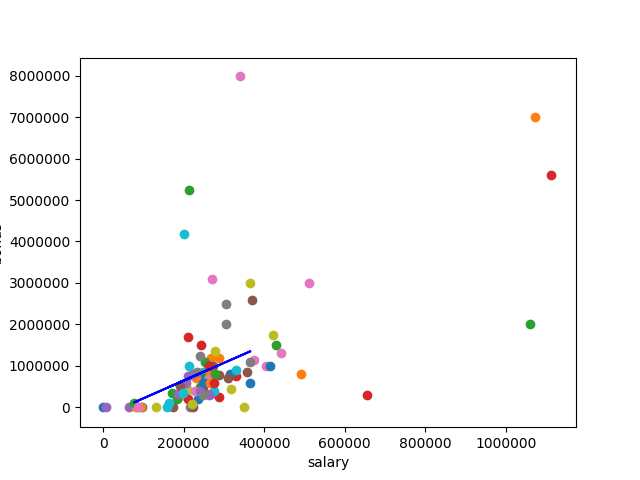

This figure's Python source:
#!/usr/bin/python

import pickle
import sys
import matplotlib.pyplot as plt

sys.path.append("../tools/")
from feature_format import featureFormat, targetFeatureSplit

### read in data dictionary, convert to numpy array
data_dict = pickle.load( open("../final_project/final_project_dataset.pkl", "rb"))

### Outlier 인 Total 제거하고 시작
data_dict.pop('TOTAL',0)

features = ["salary", "bonus"]
data = featureFormat(data_dict, features)
salaries, bonuses = [], []

### your code below
for point in data:
    salary = point[0]
    bonus = point[1]
    salaries += [salary]
    bonuses += [bonus]
    plt.scatter(salary, bonus)

from sklearn.linear_model import LinearRegression
import numpy

salaries = numpy.reshape( numpy.array(salaries), (len(salaries), 1))
bonuses  = numpy.reshape( numpy.array(bonuses), (len(bonuses), 1))

from sklearn.model_selection import train_test_split
salaries_train, salaries_test, bonuses_train, bonuses_test = train_test_split(salaries, bonuses, test_size=0.1, random_state=42)

reg = LinearRegression()
reg.fit(salaries_train, bonuses_train)

plt.plot(salaries_test, reg.predict(salaries_test), color="b")
print('Score - ', reg.score(salaries_test, bonuses_test))

plt.xlabel("salary")
plt.ylabel("bonus")
plt.savefig('enron_outliers.png')

# We would argue that there’s 4 more outliers to investigate; let's look at a couple of them. Two people made bonuses of at least 5 million dollars, and a salary of over 1 million dollars; in other words, they made out like bandits. What are the names associated with those points?
sal_names = [(v['salary'], k) for k, v in data_dict.items()]
sal_names_sorted = sorted(sal_names, key=lambda sal_name: 0 if type(sal_name[0]) is str else sal_name[0])
print('bandits - ', sal_names_sorted[-2:])